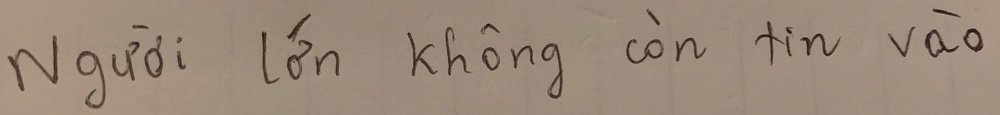
#> input picture test_image/test1.jpg, 1000 x 115 px, shrunk from 3288 x 379 before the run
$ python -i data_augment.py   (imports and definitions only)
#> lines starting #> are read from the running program, lines starting #| are printed output that depends on the picture
#> further down, picture is the input picture: shape (115, 1000, 3); mean B, G, R 121.7, 137.3, 154.9
import cv2 as cv
import numpy as np
import random
def augment_image(img):
    rows, cols = img.shape[:2]
#> rows = 115; cols = 1000

    # Xoay ±3 độ
    angle = random.uniform(-3, 3)
    M_rot = cv.getRotationMatrix2D((cols / 2, rows / 2), angle, 1)

    # Dịch ngang và dọc ±5 px
    tx = random.uniform(-5, 5)
    ty = random.uniform(-5, 5)
    M_trans = np.float32([[1, 0, tx], [0, 1, ty]])

    # Shear ±2 độ
    shear = random.uniform(-2, 2) * np.pi / 180
    M_shear = np.float32([[1, np.tan(shear), 0], [0, 1, 0]])

    # Kết hợp các biến đổi
    img = cv.warpAffine(img, M_rot, (cols, rows), flags=cv.INTER_LINEAR, borderValue=(255, 255, 255))
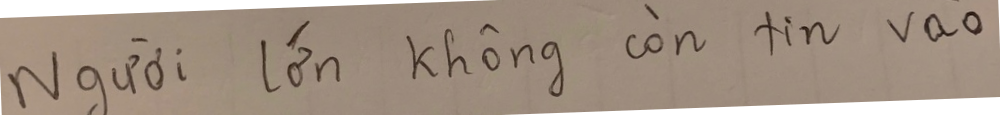
#> img: shape (115, 1000, 3); mean of channels 0, 1, 2 131.9, 146.2, 162.4; drawn as B, G, R
    img = cv.warpAffine(img, M_trans, (cols, rows), flags=cv.INTER_LINEAR, borderValue=(255, 255, 255))
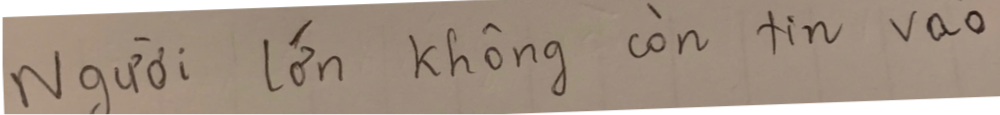
#> img: shape (115, 1000, 3); mean of channels 0, 1, 2 132.6, 146.8, 162.9; drawn as B, G, R
    img = cv.warpAffine(img, M_shear, (cols, rows), flags=cv.INTER_LINEAR, borderValue=(255, 255, 255))

    return img

>>> import cv2
>>> picture = cv2.imread('test_image/test1.jpg')
>>> result = augment_image(picture)

$ run again, on test_image/test2.jpg
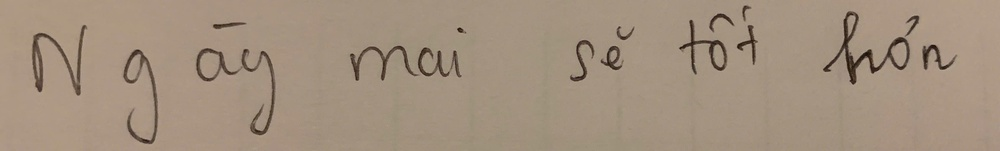
#> input picture test_image/test2.jpg, 1000 x 151 px, shrunk from 3392 x 512 before the run
#> picture is the input picture: shape (151, 1000, 3); mean B, G, R 125.9, 144.4, 162.5
#> in augment_image, `img = cv.warpAffine(img, M_rot, (cols, rows), flags=cv.INTER_LINEAR, b..`:
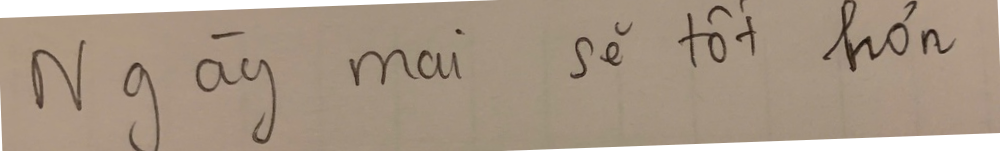
#> img: shape (151, 1000, 3); mean of channels 0, 1, 2 133.4, 150.8, 167.7; drawn as B, G, R
#> in augment_image, `img = cv.warpAffine(img, M_trans, (cols, rows), flags=cv.INTER_LINEAR,..`:
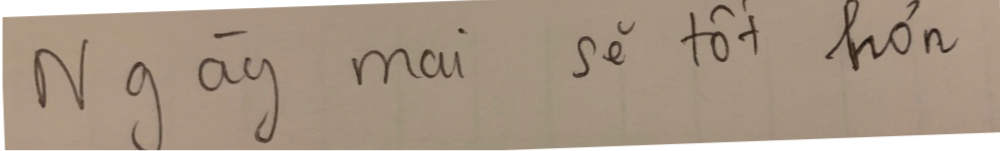
#> img: shape (151, 1000, 3); mean of channels 0, 1, 2 134, 151.3, 168.1; drawn as B, G, R
